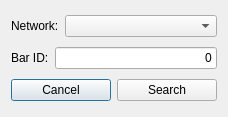
<?xml version="1.0" encoding="UTF-8"?>
<ui version="4.0">
 <class>SearchBar</class>
 <widget class="QDialog" name="SearchBar">
  <property name="geometry">
   <rect>
    <x>0</x>
    <y>0</y>
    <width>228</width>
    <height>117</height>
   </rect>
  </property>
  <property name="windowTitle">
   <string>Dialog</string>
  </property>
  <layout class="QGridLayout" name="gridLayout">
   <item row="0" column="0">
    <layout class="QHBoxLayout" name="horizontalLayout_2">
     <item>
      <widget class="QLabel" name="label">
       <property name="text">
        <string>Network:</string>
       </property>
      </widget>
     </item>
     <item>
      <widget class="QComboBox" name="networks">
       <property name="sizePolicy">
        <sizepolicy hsizetype="Expanding" vsizetype="Fixed">
         <horstretch>0</horstretch>
         <verstretch>0</verstretch>
        </sizepolicy>
       </property>
      </widget>
     </item>
    </layout>
   </item>
   <item row="1" column="0">
    <layout class="QHBoxLayout" name="horizontalLayout_3">
     <item>
      <widget class="QLabel" name="label_2">
       <property name="text">
        <string>Bar ID:</string>
       </property>
      </widget>
     </item>
     <item>
      <widget class="QLineEdit" name="barId">
       <property name="text">
        <string>0</string>
       </property>
       <property name="alignment">
        <set>Qt::AlignRight|Qt::AlignTrailing|Qt::AlignVCenter</set>
       </property>
      </widget>
     </item>
    </layout>
   </item>
   <item row="2" column="0">
    <layout class="QHBoxLayout" name="horizontalLayout">
     <item>
      <widget class="QPushButton" name="cancel">
       <property name="text">
        <string>Cancel</string>
       </property>
      </widget>
     </item>
     <item>
      <widget class="QPushButton" name="search">
       <property name="text">
        <string>Search</string>
       </property>
      </widget>
     </item>
    </layout>
   </item>
  </layout>
 </widget>
 <resources/>
 <connections/>
</ui>
